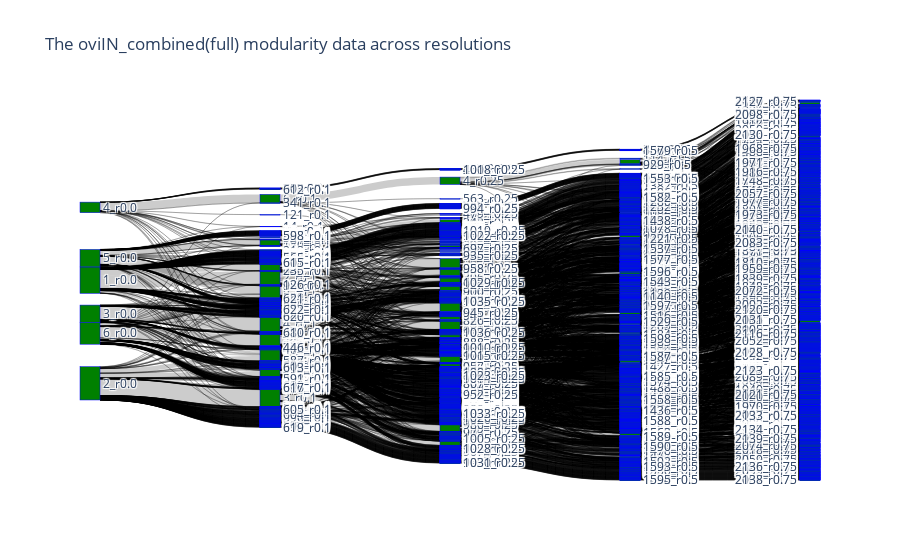

The cell this chart's notebook holds for it:
### Code cell
create_sankey(ovi_HB_node_df, chi_values)

### Figure 1 — Plotly figure (JSON) as saved in the notebook; plotly's stock layout.template omitted (floating-point values rounded to 4 significant figures; data arrays with more than 128 entries replaced by an {"elided": "..."} marker saying what was removed)
{"data": [{"link": {"source": {"elided": "8046 int values"}, "target": {"elided": "8046 int values"}, "value": {"elided": "8046 int values"}}, "node": {"color": "green", "label": {"elided": "5402 str values"}, "line": {"color": "blue", "width": 0.5}, "pad": 15, "thickness": 20}, "type": "sankey"}], "layout": {"title": {"text": "The oviIN_combined(full) modularity data across resolutions"}}}
